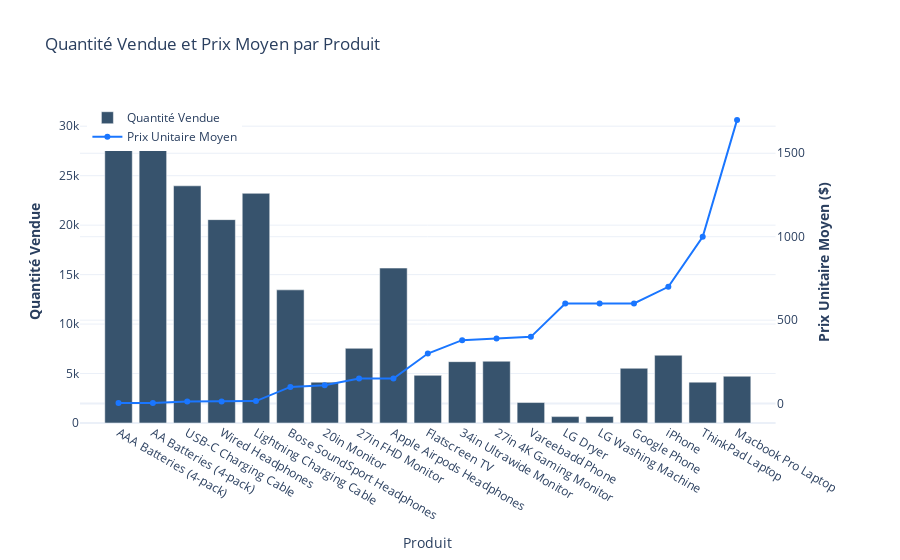

The notebook cell saved with this chart:
### Code cell
# Créer une figure avec un axe Y secondaire
fig = make_subplots(specs=[[{"secondary_y": True}]])

# Ajouter la trace pour la quantité (graphique en barres)
fig.add_trace(
    go.Bar(
        x=prix_quantity.index, 
        y=prix_quantity['quantity'], 
        name="Quantité Vendue",
        marker_color='rgb(55, 83, 109)' # Couleur pour les barres
    ),
    secondary_y=False,
)

# Ajouter la trace pour le prix (graphique en ligne)
fig.add_trace(
    go.Scatter(
        x=prix_quantity.index, 
        y=prix_quantity['prix'], 
        name="Prix Unitaire Moyen",
        mode='lines+markers',
        marker_color='rgb(26, 118, 255)' # Couleur pour la ligne
    ),
    secondary_y=True,
)

# Mettre à jour le layout du graphique pour les titres et les axes
fig.update_layout(
    title_text="Quantité Vendue et Prix Moyen par Produit",
    template='plotly_white',
    legend=dict(x=0.01, y=0.99) # Position de la légende
)

# Nommer les axes
fig.update_xaxes(title_text="Produit")
fig.update_yaxes(title_text="<b>Quantité Vendue</b>", secondary_y=False)
fig.update_yaxes(title_text="<b>Prix Unitaire Moyen ($)</b>", secondary_y=True)

fig.show()

### Figure 1 — Plotly figure (JSON) as saved in the notebook; plotly's stock layout.template omitted (floating-point values rounded to 4 significant figures)
{"data": [{"marker": {"color": "rgb(55, 83, 109)"}, "name": "Quantité Vendue", "type": "bar", "x": ["AAA Batteries (4-pack)", "AA Batteries (4-pack)", "USB-C Charging Cable", "Wired Headphones", "Lightning Charging Cable", "Bose SoundSport Headphones", "20in Monitor", "27in FHD Monitor", "Apple Airpods Headphones", "Flatscreen TV", "34in Ultrawide Monitor", "27in 4K Gaming Monitor", "Vareebadd Phone", "LG Dryer", "LG Washing Machine", "Google Phone", "iPhone", "ThinkPad Laptop", "Macbook Pro Laptop"], "xaxis": "x", "y": [31017, 27635, 23975, 20557, 23217, 13457, 4129, 7550, 15661, 4819, 6199, 6244, 2068, 646, 666, 5532, 6849, 4130, 4728], "yaxis": "y"}, {"marker": {"color": "rgb(26, 118, 255)"}, "mode": "lines+markers", "name": "Prix Unitaire Moyen", "type": "scatter", "x": ["AAA Batteries (4-pack)", "AA Batteries (4-pack)", "USB-C Charging Cable", "Wired Headphones", "Lightning Charging Cable", "Bose SoundSport Headphones", "20in Monitor", "27in FHD Monitor", "Apple Airpods Headphones", "Flatscreen TV", "34in Ultrawide Monitor", "27in 4K Gaming Monitor", "Vareebadd Phone", "LG Dryer", "LG Washing Machine", "Google Phone", "iPhone", "ThinkPad Laptop", "Macbook Pro Laptop"], "xaxis": "x", "y": [2.99, 3.84, 11.95, 11.99, 14.95, 99.99, 110.0, 150.0, 150.0, 300.0, 380.0, 390.0, 400.0, 600.0, 600.0, 600.0, 700.0, 1000.0, 1700.0], "yaxis": "y2"}], "layout": {"legend": {"x": 0.01, "y": 0.99}, "title": {"text": "Quantité Vendue et Prix Moyen par Produit"}, "xaxis": {"anchor": "y", "domain": [0, 0.94], "title": {"text": "Produit"}}, "yaxis": {"anchor": "x", "domain": [0, 1], "title": {"text": "<b>Quantité Vendue</b>"}}, "yaxis2": {"anchor": "x", "overlaying": "y", "side": "right", "title": {"text": "<b>Prix Unitaire Moyen ($)</b>"}}}}
